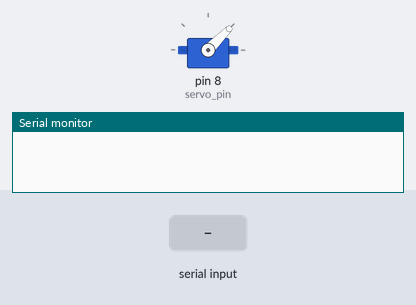
The sketch below on a simulated Arduino Uno, built with avr-gcc and run on an emulated ATmega328P. Shown: servo, the last lines printed to the serial monitor. Inputs (shaded band) come from the test bench.

Above: at 1.2 s.
1.3 s: "g" received over Serial
At 2.1 s:
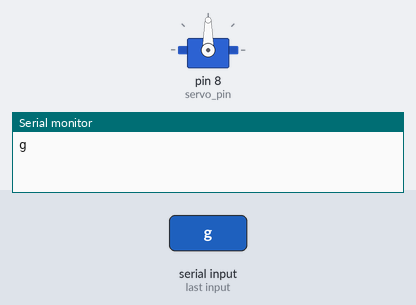
At 2.9 s:
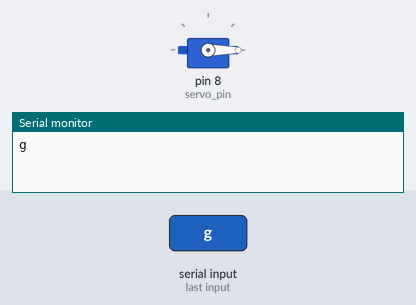
3.8 s: "1" received over Serial
Timing chart, 0 to 6.8 s (numbered marks = the images above; inputs shaded):
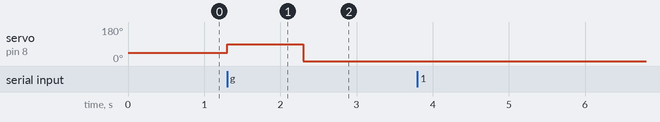

The sketch:

Gripper.ino
```cpp
#include <Servo.h>

#define servo_pin 8
Servo gripper;


void setup() {
  Serial.begin(9600);
  gripper.attach(servo_pin);  // attaches the servo on pin 9 to the servo object
  gripper.write(45);
}

void loop() {
    if (Serial.available() > 0) {
    char flag = Serial.read();
      Serial.available() ==0;
      float jaja = Serial.read();
    Serial.println(flag);
    if (flag == 'g'){

      gripper.write(90);  // moves the servo to the 90 degree position
      delay(1000);        // waits for 1 second
      gripper.write(0);   // moves the servo to the 0 degree position
      delay(1000);        // waits for 1 second
    }
  }
}
```

Measured:
- after the input at 1.3 s, servo on pin 8 (servo_pin): 45° → 90° at once, → 0° 1.0 s later
